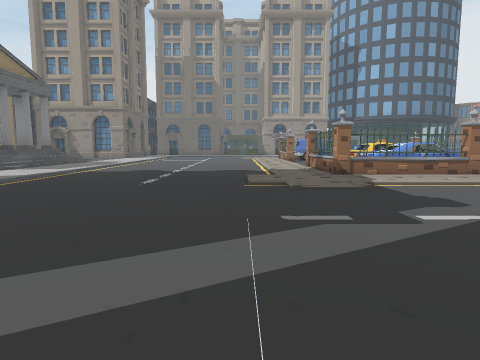
View 1 (above)

24 first-person views from a walk through a Unity game level. The camera is 1.5 m above the floor, tilts 6° down and sees 75° across. The floor is counted in squares, 2 m on a side. Each view is taken from the middle of a square. On the plan, view 1 faces up. The plan holds only what a view shows up to about 10 squares ahead; the rest is blank.

View 2
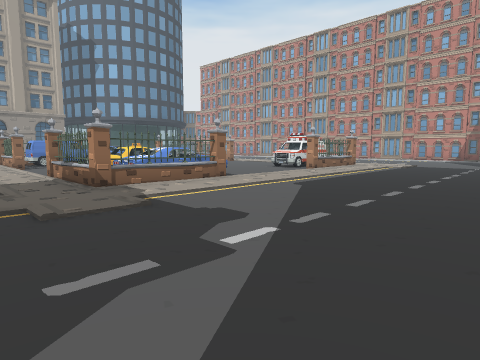

View 3
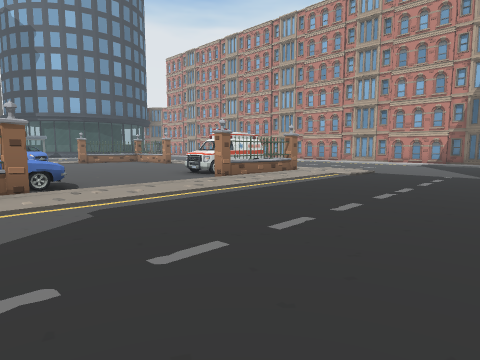

View 4
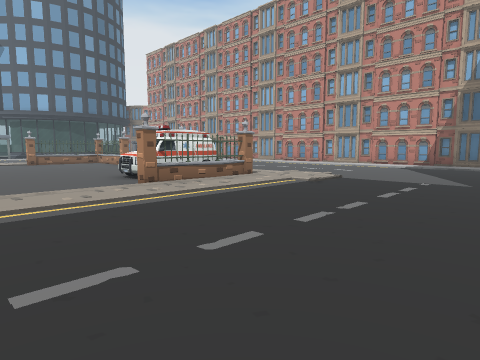

View 5
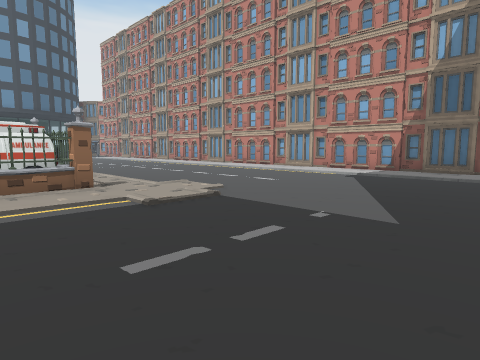

View 6
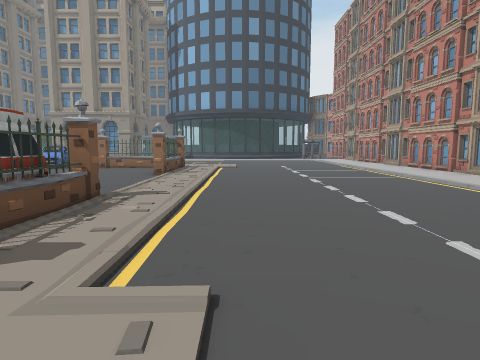

View 7
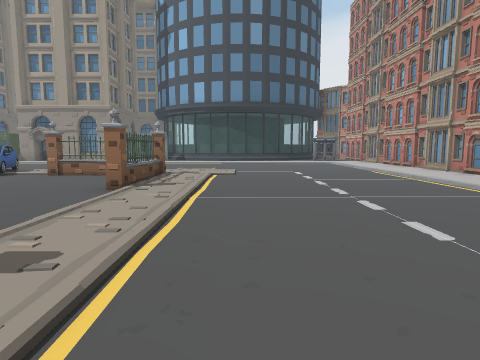

View 8
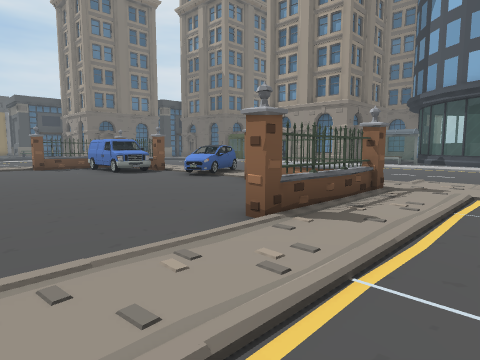

View 9
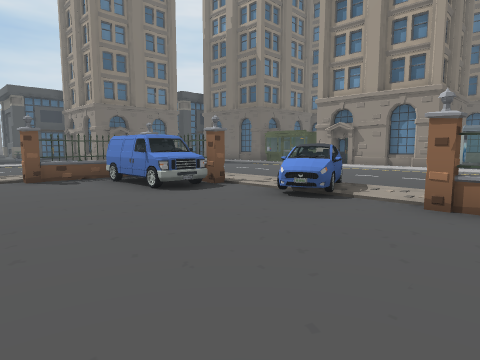

View 10
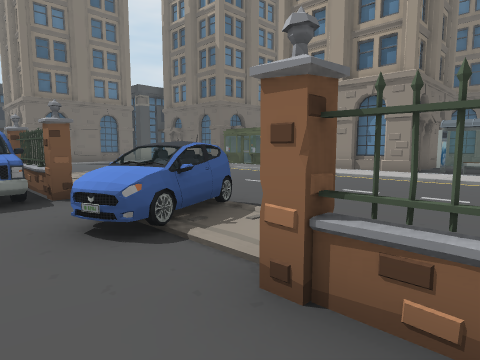

View 11
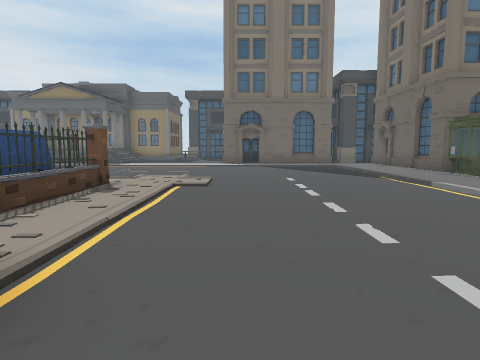

View 12
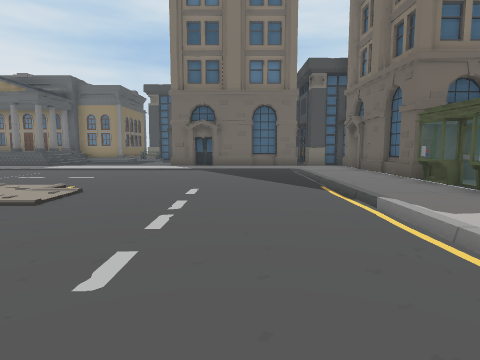

View 13
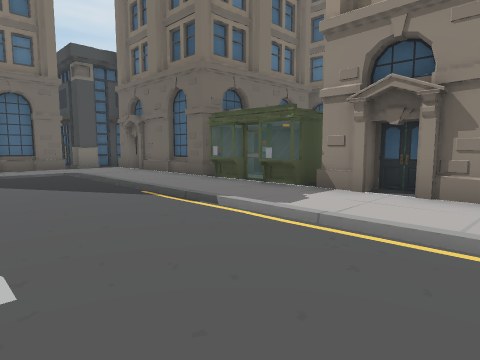

View 14
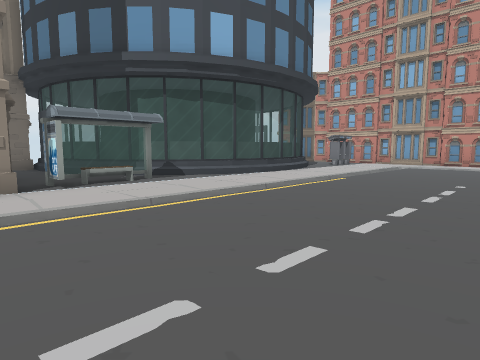

View 15
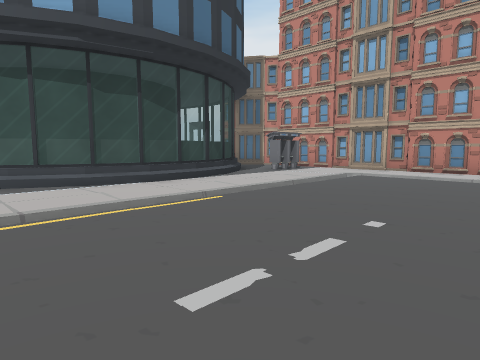

View 16
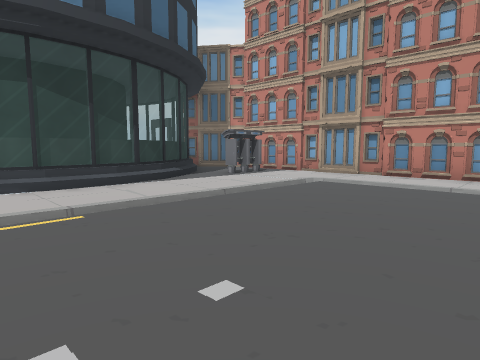

View 17
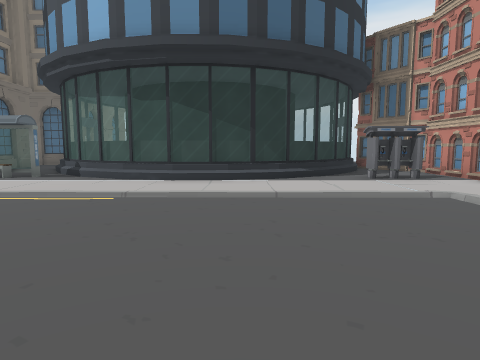

View 18
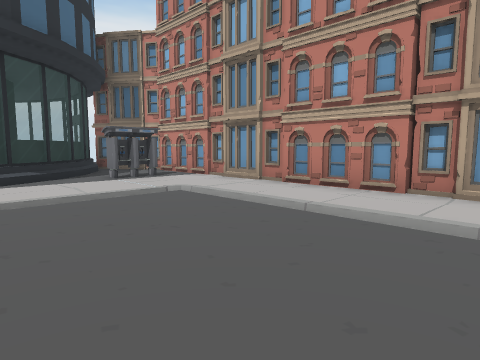

View 19
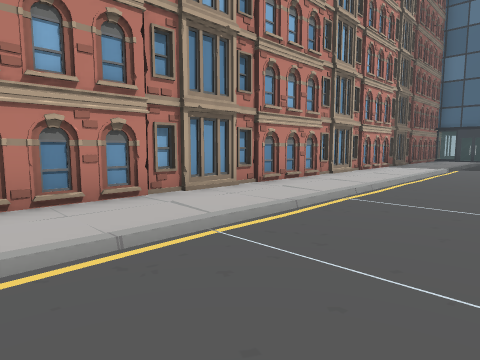

View 20
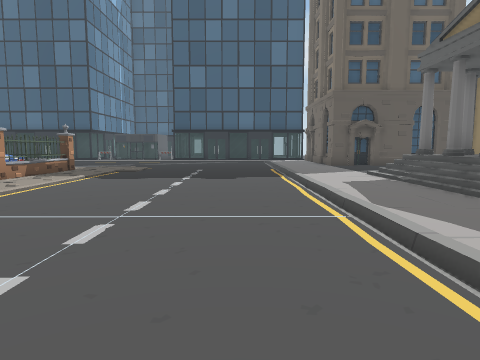

View 21
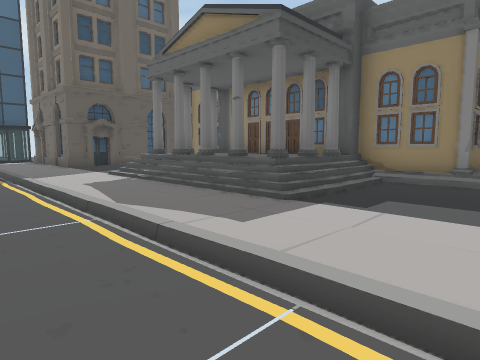

View 22
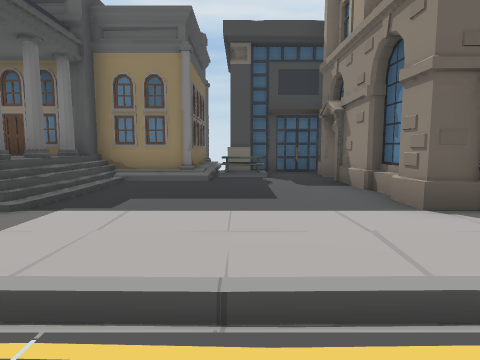

View 23
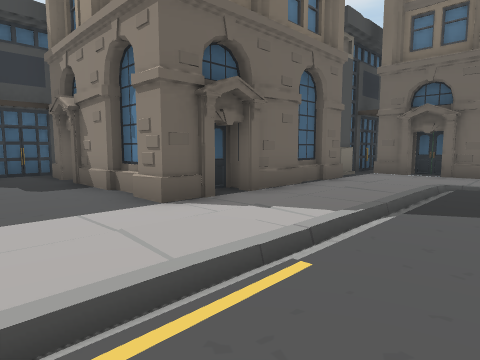

View 24
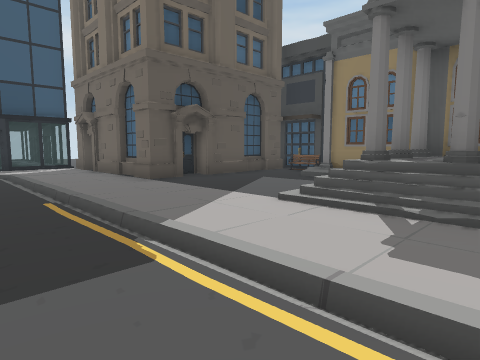

### Floor plan
Key: @ floor where view 1 was taken; # wall or solid block; x gap in a wall; . main floor; : floor 0.75 m higher than the main floor; + floor 1 m higher than the main floor; / step, stairs or slope; = window, fence, low wall or low ledge; F fence; C car; A van; P phone; T table; O other object.
Columns run from 13 left of view 1 to 21 right of it. Each row starts with its distance up from view 1.
 30                       #       #
 29                      .###    ##
 28                      .=#### ##:=/##
 27                      . ##:###:=/..#
 26      #.######=###  ##OOO======/.P.#
 25      #..##..O.O.##  ......///..PP.#
 24      ##...                     ...#
 23       #..../////////////////////..#
 22       #  ....................... .#
 21       #  ....................... .O
 20       #  ....................... .O
 19   #####  ....................... .#
 18 #......  ...........C... .......  #
 17 #......  ........##.C..  .......  #
 16 #T/....  ......F##F.C.F##F...... .O
 15 ////...  ....  #AAA......=...... .O
 14 ###/...  ..... F.........F...... .#
 13   #////  .....//.........//..... .O
 12   ##/+#  ..... / ......../......  #
 11    #+//  .....//    .....//..... .#
 10    #+x/  ....../    .... //..... .O
  9    #+x/  ......FOOO..... F......  #
  8   ##/=/  ......#CCC....CC#......  O
  7   #/ //  ......F#CF...F##F......  #
  6  ##/...  .............    ......
  5  #.....  .......................  O
  4  O.....  .......................  #
  3    ##.#  .......................  O
  2     ###    .....................  #
  1       #     ................      O
  0       #..    @
 -1        ..
 -2         .
 -3         =

Positions as (right, up) in squares from view 1, and headings:
1: (0, 0), facing up
2: (0, 1), facing up-right
3: (4, 1), facing up-right
4: (6, 1), facing up-right
5: (10, 1), facing up-right
6: (14, 5), facing up
7: (14, 8), facing up
8: (14, 11), facing up-left
9: (10, 12), facing up-left
10: (10, 15), facing up-left
11: (8, 19), facing left
12: (6, 21), facing left
13: (5, 20), facing up-left
14: (6, 19), facing up-right
15: (10, 19), facing up-right
16: (12, 19), facing up-right
17: (15, 18), facing up
18: (15, 18), facing up-right
19: (16, 17), facing down-right
20: (-3, 16), facing down
21: (-3, 16), facing down-left
22: (-3, 16), facing left
23: (-3, 16), facing up-left
24: (-3, 10), facing down-left
